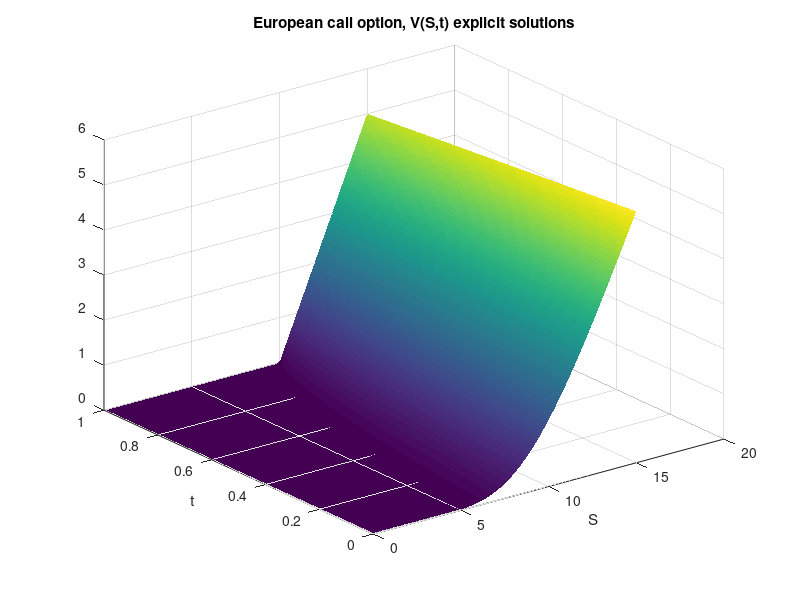
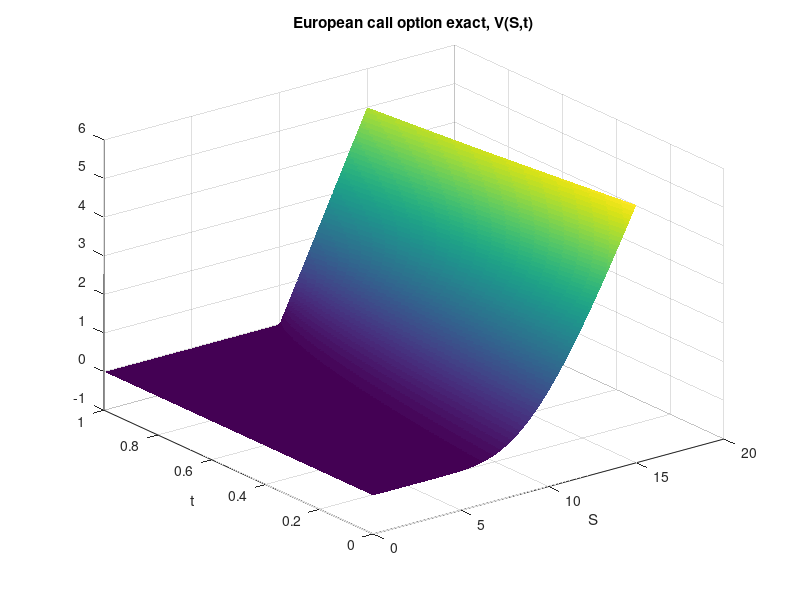
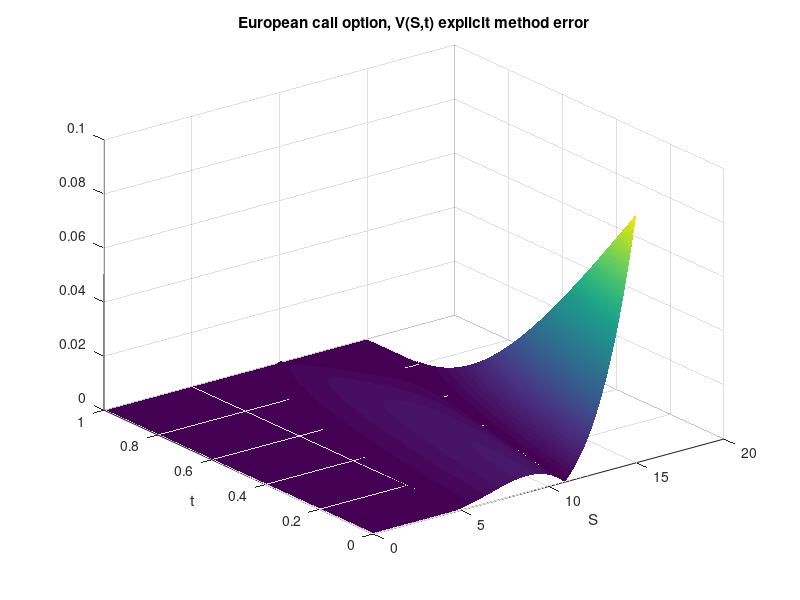

Source code (MATLAB) for these figures, in order:
r = 0.06;
sigma = 0.3;
K = 10; 
a = 0;
S_star = 15;
T = 1;
NS = 300;
Nt = 10000;
hS = (S_star-a)/NS;
ht = T/Nt;


lS = linspace(a,S_star,NS);
lt = linspace(0,T,Nt);
grid = meshgrid(lS,lt);

u0 = @(S)(max(S-K,0));
ua = 0;
ub = @(t)(S_star - K*exp(-r*t));


grid(1,:) = u0(lS);
grid(:,1) = ua;
grid(:,end) = ub(lt);


i = 2:NS-1;
for j=1:Nt-1
        grid(j+1, i) = ht/2 * ((sigma^2) * i.^2 + r*i) .* grid(j,i+1) + (1-sigma^2 * i.^2 * ht - r*ht) .* grid(j,i) + ht/2 * (sigma^2 * i.^2 - r*i) .* grid(j,i-1);
end

% Create grid
[S, t] = meshgrid(lS, lt);
t = 1 - t;

% Compute Black-Scholes formula
d1 = (log(S/K) + (r + 0.5*sigma^2)*(T-t)) ./ (sigma.*sqrt(T-t));
d2 = d1 - sigma.*sqrt(T-t);
Nd1 = normcdf(d1);
Nd2 = normcdf(d2);
Nmd1 = normcdf(-d1);
Nmd2 = normcdf(-d2);
call_price = S.*Nd1 - K*exp(-r*(T-t)).*Nd2;
put_price = K*exp(-r*(T-t)).*Nmd2 - S.*Nmd1;

error = abs(call_price - grid);
lT = 1+zeros(1,Nt);
figure(1)
surf(lS,lT-lt,grid, 'LineStyle','none', 'FaceColor','flat')
xlabel('S')
ylabel('t')
title('European call option, V(S,t) explicit solutions')


figure(2)
surf(S,t,call_price, 'LineStyle','none', 'FaceColor','flat')
xlabel('S')
ylabel('t')
title('European call option exact, V(S,t)')

figure(3)
surf(S,t,error, 'LineStyle','none', 'FaceColor','flat')
xlabel('S')
ylabel('t')
title('European call option, V(S,t) explicit method error')
max(max(error))